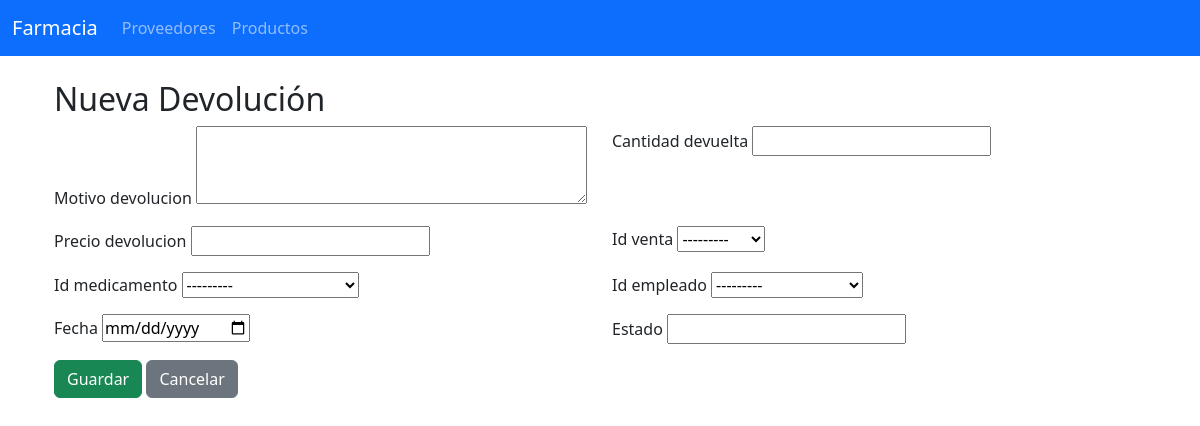
The page /devoluciones/nueva/ on the database its author committed.
### farmacia_app/models.py (models this page shows)
class Venta(models.Model):
    id_venta = models.AutoField(primary_key=True)
    fecha = models.DateField(blank=True, null=True)
    total = models.DecimalField(max_digits=12, decimal_places=2, blank=True, null=True)
    id_cliente = models.ForeignKey(Cliente, on_delete=models.SET_NULL, db_column='id_cliente', blank=True, null=True)
    id_empleado = models.ForeignKey(Empleados, on_delete=models.SET_NULL, db_column='id_empleado', blank=True, null=True)
    descuento = models.DecimalField(max_digits=10, decimal_places=2, blank=True, null=True)
    impuesto = models.DecimalField(max_digits=10, decimal_places=2, blank=True, null=True)
    estado = models.CharField(max_length=50, blank=True, null=True)
    class Meta:
        db_table = 'Venta'
    def __str__(self):
        return f"Venta {self.id_venta}"

class Medicamento(models.Model):
    ESTADOS = [
        (1, 'Activo'),
        (0, 'Inactivo'),
    ]
    id_medicamento = models.AutoField(primary_key=True)
    id_factura_compra = models.ForeignKey(
        FacturaCompra,
        on_delete=models.SET_NULL,
        db_column='id_factura_compra',
        blank=True,
        null=True
    )
    nombre_generico = models.CharField(max_length=255)
    fecha_caducidad = models.DateField(blank=True, null=True)
    cantidad = models.IntegerField(default=0)
    contra_indicaciones = models.TextField(blank=True, null=True)
    dosis = models.CharField(max_length=100, blank=True, null=True)
    cod_laboratorio = models.CharField(max_length=50, blank=True, null=True)
    registro_sanitario = models.CharField(max_length=100, blank=True, null=True)
    precauciones = models.TextField(blank=True, null=True)
    presentacion = models.CharField(max_length=100, blank=True, null=True)
    precio_unitario = models.DecimalField(max_digits=10, decimal_places=2, blank=True, null=True)
    stock_minimo = models.IntegerField(default=10)
    via_administracion = models.CharField(max_length=100, blank=True, null=True)
    requiere_receta = models.BooleanField(default=False)
    estado = models.IntegerField(choices=ESTADOS, default=1)
    fecha_registro = models.DateField(blank=True, null=True)
    class Meta:
        db_table = 'Medicamento'
    def __str__(self):
        return self.nombre_generico

class Empleados(models.Model):
    id_empleado = models.AutoField(primary_key=True)
    nombre = models.CharField(max_length=255)
    fecha_contratacion = models.DateField(blank=True, null=True)
    rol = models.CharField(max_length=100, blank=True, null=True)
    funciones = models.TextField(blank=True, null=True)
    cedula = models.CharField(max_length=20, blank=True, null=True)
    telefono = models.CharField(max_length=20, blank=True, null=True)
    correo = models.EmailField(blank=True, null=True)
    estado = models.IntegerField(default=1)
    class Meta:
        db_table = 'Empleados'
    def __str__(self):
        return self.nombre

### farmacia_app/views.py (the view)
# urls.py: path('devoluciones/nueva/', views.devolucioncliente_create, name='devolucion_create'),
def devolucioncliente_create(request):
    if request.method == 'POST':
        form = DevolucionClienteForm(request.POST)
        if form.is_valid():
            try:
                with transaction.atomic():
                    devolucion = form.save(commit=False)
                    if devolucion.precio_devolucion and devolucion.cantidad_devuelta:
                        devolucion.precio_devolucion = devolucion.precio_devolucion * devolucion.cantidad_devuelta
                    devolucion.save()
                messages.success(request, "Devolución registrada correctamente.")
                return redirect('devolucion_list')
            except Exception as e:
                messages.error(request, f"Error al registrar la devolución: {e}")
        else:
            messages.error(request, "El formulario tiene errores.")
    else:
        form = DevolucionClienteForm()
    return render(request, 'devolucioncliente/devolucion_form.html', {'form': form, 'titulo': 'Nueva Devolución'})

### farmacia_app/forms.py
class DevolucionClienteForm(forms.ModelForm):
    class Meta:
        model = DevolucionCliente
        fields = [
            'motivo_devolucion',
            'cantidad_devuelta',
            'precio_devolucion',
            'id_venta',
            'id_medicamento',
            'id_empleado',
            'fecha',
            'estado'
        ]
        widgets = {
            'fecha': forms.DateInput(attrs={'type': 'date'}),
            'motivo_devolucion': forms.Textarea(attrs={'rows': 3}),
        }

### farmacia_app/templates/devolucioncliente/devolucion_form.html (shortened to what this page needs)
{% extends 'base.html' %}
{% block content %}
<div class="container mt-4">
    <h2>{{ titulo }}</h2>
    <form method="post">
        <div class="row">
            {% for field in form %}
            <div class="col-6 mb-3">
                <label>{{ field.label }}</label>
                {{ field }}
            </div>
            {% endfor %}
        </div>
        <button class="btn btn-success">Guardar</button>
        <a href="{% url 'devolucion_list' %}" class="btn btn-secondary">Cancelar</a>
    </form>
</div>
{% endblock %}

### rows shown on the page
Venta: form "---------"
Medicamento: form "---------"
Empleados: form "---------"

### other values the page prints
{{ titulo }} "Nueva Devolución"
{{ field.label }} "Motivo devolucion" "Cantidad devuelta" "Precio devolucion" "Id venta" "Id medicamento" "Id empleado" "Fecha" "Estado"
